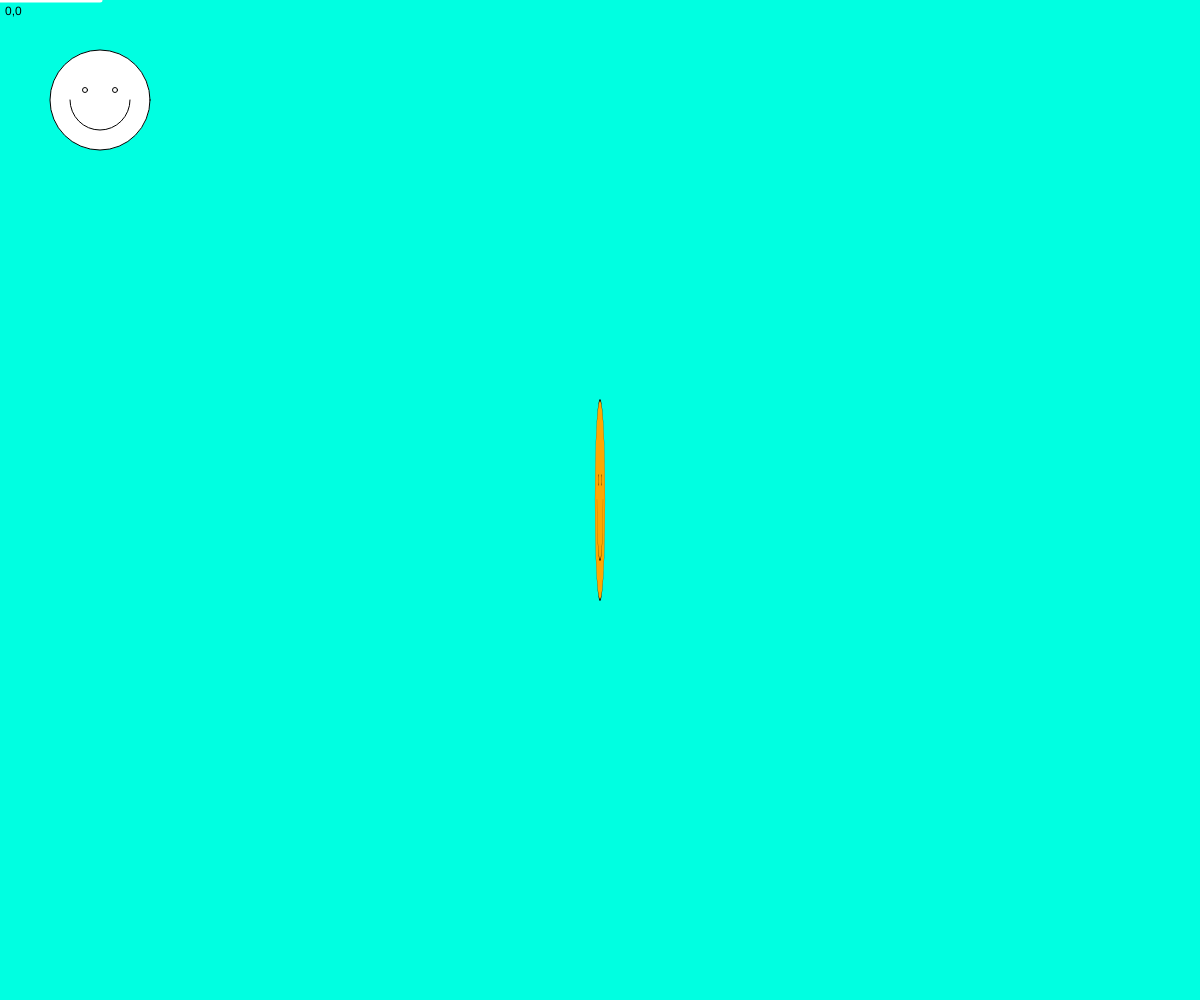
Frame 1 (no input)
Frame 60 (no input): identical to frame 1, image omitted
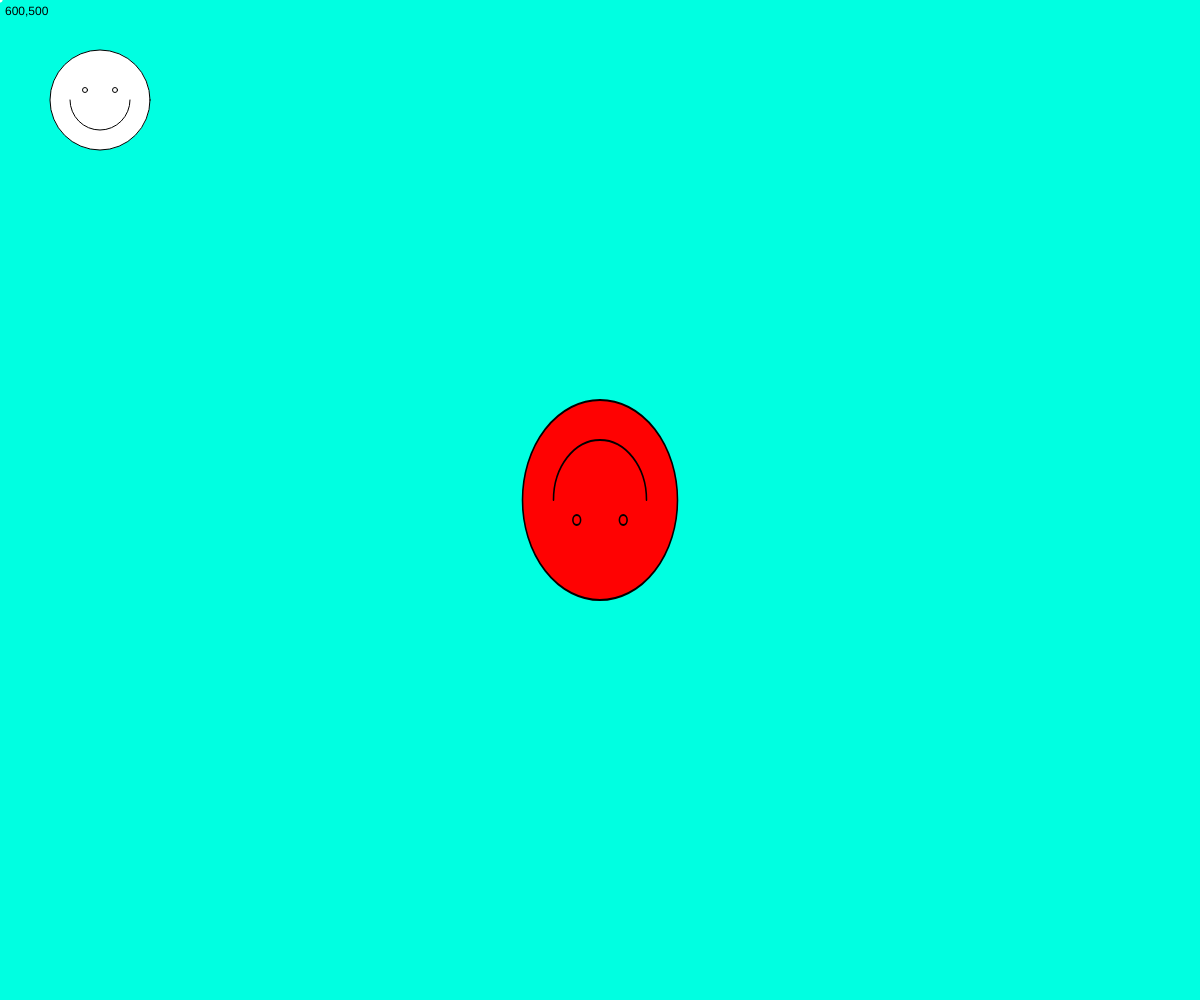
Frame 120 (the mouse pressed at the canvas centre since frame 60)

The p5.js sketch that drew these frames (run headless with seeded random() and noise() and a simulated clock; from frame 60 on, the mouse is pressed at the canvas centre):

// p5.js sketch
// ── sketch.js
function setup() {
  createCanvas(windowWidth, windowHeight);
}

function draw() {
  //any transformation are reset at the start of draw
  background("#00ffe1ff");

  circle(100, 100, 100);
  circle(85, 90, 5);
  circle(115, 90, 5);
  arc(100, 100, 60, 60, 0, PI);

  push();
  rotate(radians(mouseX));
  stroke("white");
  strokeWeight(5);
  line(0, 0, 100, 0);
  pop();

  //push and pop ISOLATE transformations and style changes to only the code between them
  push();

  if (mouseX > width / 2 && mouseY > height / 2) {
    fill("#ffdfeaff");
  } else if (mouseX < width / 2 && mouseY < height / 2) {
    fill("#ffa702ff");
  } else {
    fill("#e5ff00ff");
  }

  if (mouseIsPressed == true) {
    fill("#ff0202ff");
  }

  //translate is a TRANSFORMATION function, it moves the coordinate system matrix according to a new set of coordinates, which become the "new" 0,0
  translate(width / 2, height / 2);

  let angle;
  //map is a FUNCTION that scale numbers proportionately parameters:
  //1: input variable to scale
  //2: input variable minimum
  //3: input variable maximum
  //4: output variable minimum
  //5: output variable maximum
  angle = map(mouseX, 0, width, 0, 360);
  rotate(radians(angle));

  let scaleFactor; //make a variable to hold scale amount
  scaleFactor = map(mouseY, 0, height, 0.1, 3);

  //scale makes the coordinate system larger or smaller, it takes a "factor" as parameter
  //if you supply two parameters, the first is for x axis, the second for y axis
  scale(scaleFactor, 2);

  circle(0, 0, 100);
  circle(-15, -10, 5);
  circle(15, -10, 5);
  arc(0, 0, 60, 60, 0, PI);

  pop();

  //text function: text, x,y of top left corner
  text(mouseX + "," + mouseY, 5, 15);
}
